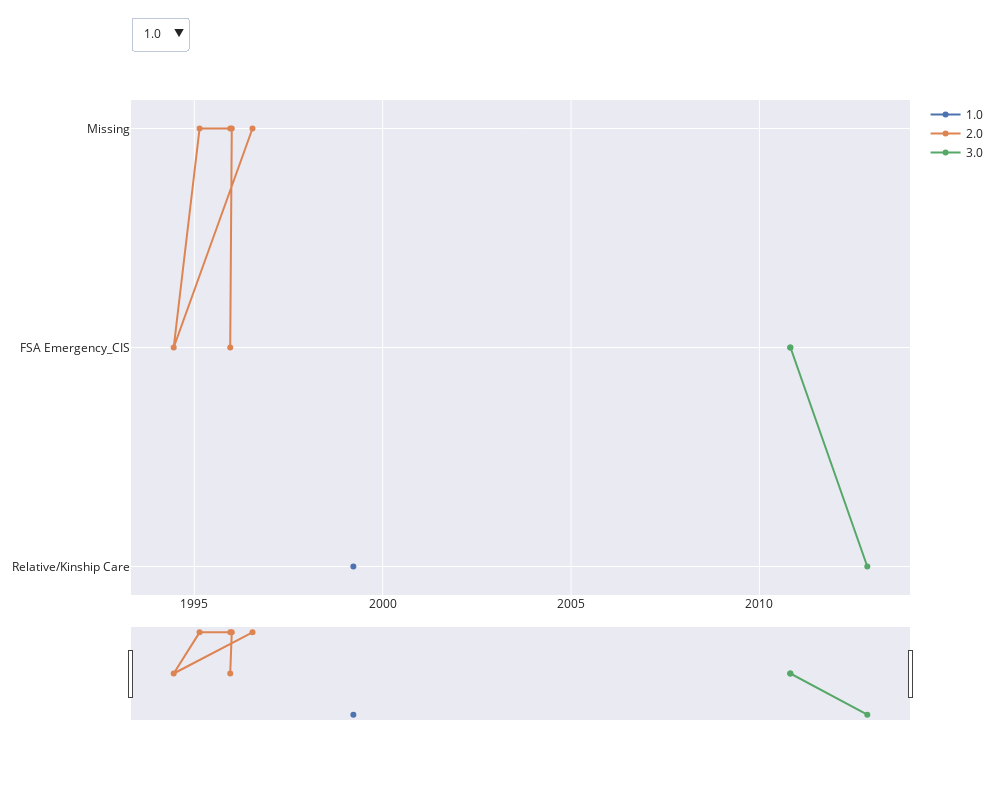

Notebook cell for this chart:
### Code cell
buttons = []
i = 0

fig3 = go.Figure()

country_list = list(df4['ID'].unique())

for ID in country_list:
    fig3.add_trace(
        go.Scatter(
            x = df4['EventStart'][df['ID']==ID],
            y = df4['EventTypeName'][df['ID']==ID],
            name = ID, visible = (i==0)
        )
    )
    
for ID in country_list:
    args = [False] * len(country_list)
    args[i] = True
    
    #create a button object for the country we are on
    button = dict(label = ID,
                  method = "update",
                  args=[{"visible": args}])
    
    #add the button to our list of buttons
    buttons.append(button)
    
    #i is an iterable used to tell our "args" list which value to set to True
    i+=1
        
fig3.update_layout(updatemenus=[dict(active=0,
                                    type="dropdown",
                                    buttons=buttons,
                                    x = 0,
                                    y = 1.1,
                                    xanchor = 'left',
                                    yanchor = 'bottom'),
                              ])

fig3.update_layout(xaxis1_rangeslider_visible=True,
                  height=600)

fig3.update_layout(
    autosize=False,
    width=1000,
    height=800,)

### Figure 1 — Plotly figure (JSON) as saved in the notebook; plotly's stock layout.template omitted (floating-point values rounded to 4 significant figures)
{"data": [{"name": "1.0", "type": "scatter", "visible": true, "x": ["1999-03-23T00:00:00"], "y": ["Relative/Kinship Care"]}, {"name": "2.0", "type": "scatter", "visible": true, "x": ["1995-12-15T00:00:00", "1995-12-30T00:00:00", "1995-12-16T00:00:00", "1995-02-21T00:00:00", "1994-06-15T00:00:00", "1996-07-18T00:00:00"], "y": ["FSA Emergency_CIS", "Missing", "Missing", "Missing", "FSA Emergency_CIS", "Missing"]}, {"name": "3.0", "type": "scatter", "visible": true, "x": ["2010-10-26T00:00:00", "2010-10-29T00:00:00", "2012-11-12T00:00:00"], "y": ["FSA Emergency_CIS", "FSA Emergency_CIS", "Relative/Kinship Care"]}], "layout": {"autosize": false, "height": 800, "updatemenus": [{"active": 0, "buttons": [{"args": [{"visible": [true, false, false]}], "label": "1.0", "method": "update"}, {"args": [{"visible": [false, true, false]}], "label": "2.0", "method": "update"}, {"args": [{"visible": [false, false, true]}], "label": "3.0", "method": "update"}], "type": "dropdown", "x": 0, "xanchor": "left", "y": 1.1, "yanchor": "bottom"}], "width": 1000, "xaxis": {"rangeslider": {"visible": true}}}}
